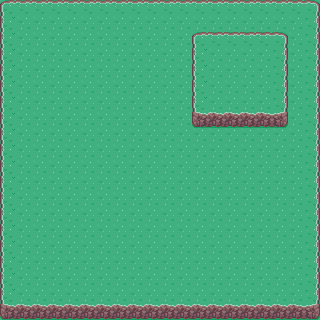

This game map was drawn from its Tiled (.tmx) file and the tilesets committed beside it. A one-line description and the full map source follow:
An orthogonal 20x20 tile map with 16x16 px tiles, 2 tile layers (background, obstacles).

<map version="1.0" tiledversion="1.1.5" orientation="orthogonal" renderorder="right-down" width="20" height="20" tilewidth="16" tileheight="16" infinite="0" nextobjectid="1">
 <tileset firstgid="1" name="tiles" tilewidth="16" tileheight="16" tilecount="104" columns="8">
  <image source="../Documents/localServer/alterra/assets/tiles.png" width="128" height="208" />
 </tileset>
 <layer name="background" width="20" height="20">
  <data encoding="csv">
46,47,47,47,47,47,47,47,47,47,47,47,47,47,47,47,47,47,47,47,
47,47,47,47,47,47,47,47,47,47,47,47,47,47,47,47,47,47,47,47,
47,47,47,47,47,47,47,47,47,47,47,47,47,47,47,47,47,47,47,47,
47,47,47,47,47,47,47,47,47,47,47,47,47,47,47,47,47,47,47,47,
47,47,47,47,47,47,47,47,47,47,47,47,47,47,47,47,47,47,47,47,
47,47,47,47,47,47,47,47,47,47,47,47,47,47,47,47,47,47,47,47,
47,47,47,47,47,47,47,47,47,47,47,47,47,47,47,47,47,47,47,47,
47,47,47,47,47,47,47,47,47,47,47,47,47,47,47,47,47,47,47,47,
47,47,47,47,47,47,47,47,47,47,47,47,47,47,47,47,47,47,47,47,
47,47,47,47,47,47,47,47,47,47,47,47,47,47,47,47,47,47,47,47,
47,47,47,47,47,47,47,47,47,47,47,47,47,47,47,47,47,47,47,47,
47,47,47,47,47,47,47,47,47,47,47,47,47,47,47,47,47,47,47,47,
47,47,47,47,47,47,47,47,47,47,47,47,47,47,47,47,47,47,47,47,
47,47,47,47,47,47,47,47,47,47,47,47,47,47,47,47,47,47,47,47,
47,47,47,47,47,47,47,47,47,47,47,47,47,47,47,47,47,47,47,47,
47,47,47,47,47,47,47,47,47,47,47,47,47,47,47,47,47,47,47,47,
47,47,47,47,47,47,47,47,47,47,47,47,47,47,47,47,47,47,47,47,
47,47,47,47,47,47,47,47,47,47,47,47,47,47,47,47,47,47,47,47,
47,47,47,47,47,47,47,47,47,47,47,47,47,47,47,47,47,47,47,47,
47,47,47,47,47,47,47,47,47,47,47,47,47,47,47,47,47,47,47,47
</data>
 </layer>
 <layer name="obstacles" width="20" height="20">
  <properties>
   <property name="collide" type="bool" value="true" />
  </properties>
  <data encoding="csv">
5,6,6,6,6,6,6,6,6,6,6,6,6,6,6,6,6,6,6,7,
13,0,0,0,0,0,0,0,0,0,0,0,0,0,0,0,0,0,0,15,
13,0,0,0,0,0,0,0,0,0,0,0,5,6,6,6,6,7,0,15,
13,0,0,0,0,0,0,0,0,0,0,0,13,0,0,0,0,15,0,15,
13,0,0,0,0,0,0,0,0,0,0,0,13,0,0,0,0,15,0,15,
13,0,0,0,0,0,0,0,0,0,0,0,13,0,0,0,0,15,0,15,
13,0,0,0,0,0,0,0,0,0,0,0,13,0,0,0,0,15,0,15,
13,0,0,0,0,0,0,0,0,0,0,0,21,22,22,22,22,23,0,15,
13,0,0,0,0,0,0,0,0,0,0,0,0,0,0,0,0,0,0,15,
13,0,0,0,0,0,0,0,0,0,0,0,0,0,0,0,0,0,0,15,
13,0,0,0,0,0,0,0,0,0,0,0,0,0,0,0,0,0,0,15,
13,0,0,0,0,0,0,0,0,0,0,0,0,0,0,0,0,0,0,15,
13,0,0,0,0,0,0,0,0,0,0,0,0,0,0,0,0,0,0,15,
13,0,0,0,0,0,0,0,0,0,0,0,0,0,0,0,0,0,0,15,
13,0,0,0,0,0,0,0,0,0,0,0,0,0,0,0,0,0,0,15,
13,0,0,0,0,0,0,0,0,0,0,0,0,0,0,0,0,0,0,15,
13,0,0,0,0,0,0,0,0,0,0,0,0,0,0,0,0,0,0,15,
13,0,0,0,0,0,0,0,0,0,0,0,0,0,0,0,0,0,0,15,
13,0,0,0,0,0,0,0,0,0,0,0,0,0,0,0,0,0,0,15,
21,22,22,22,22,22,22,22,22,22,22,22,22,22,22,22,22,22,22,23
</data>
 </layer>
</map>
